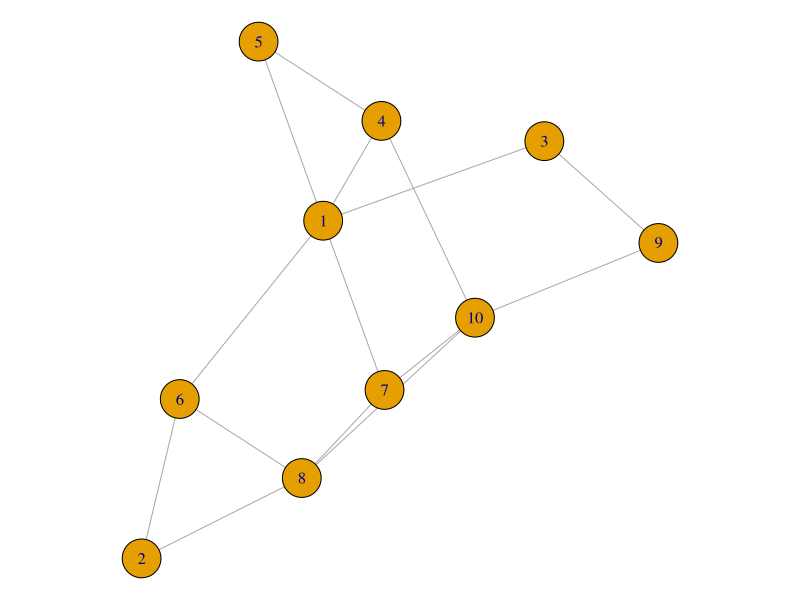
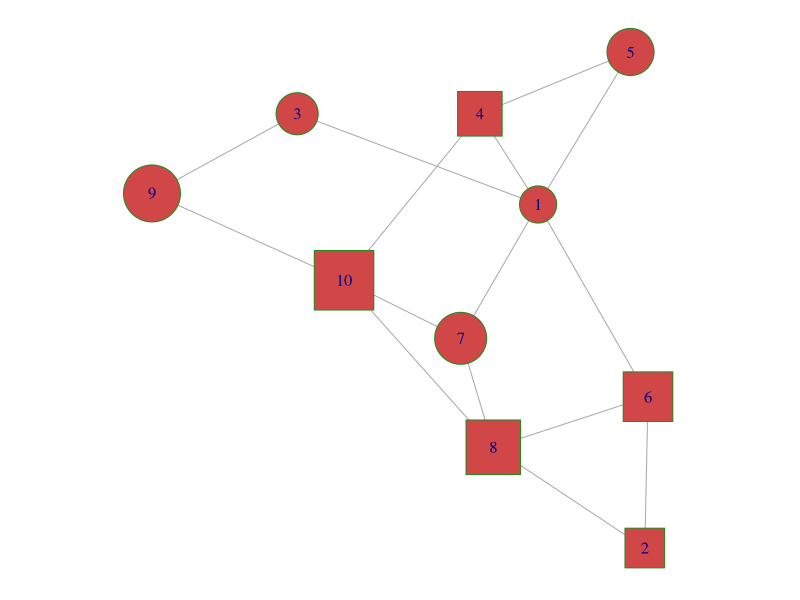
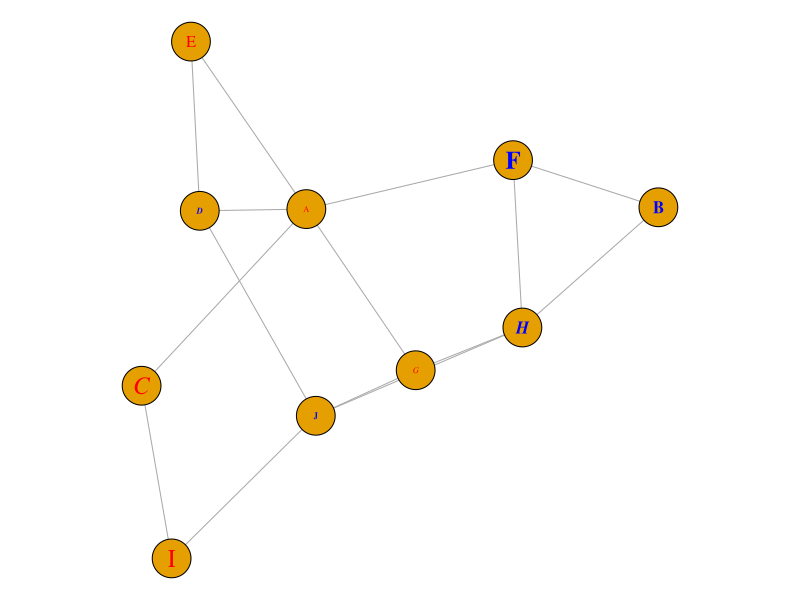
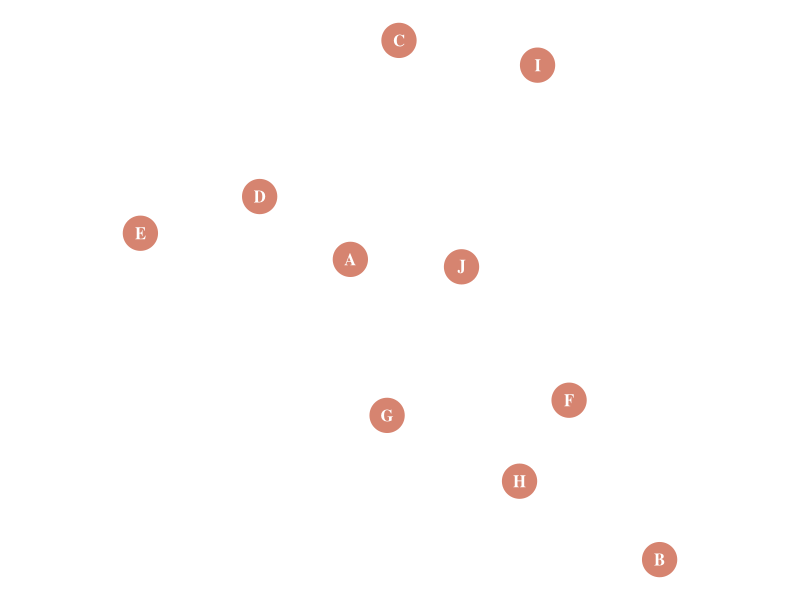

R code for these plots, in order:
# Library
#install.packages('igraph')
library(igraph)

# Create data
set.seed(1)
data = matrix(sample(0:1, 100, replace = TRUE, prob = c(0.8,0.2)), nc = 10)
network = graph_from_adjacency_matrix(data , mode = 'undirected', diag = F )

# Default network
par(mar = c(0,0,0,0))
plot(network)


###################################
##         Modify vertex         ##
###################################

plot(network,
     vertex.color = rgb(0.8, 0.2, 0.2, 0.9),           # Node color
     vertex.frame.color = "Forestgreen",            # Node border color
     vertex.shape = c("circle", "square"),             # One of “none”, “circle”, “square”, “csquare”, “rectangle” “crectangle”, “vrectangle”, “pie”, “raster”, or “sphere”
     vertex.size = c(15:24),                          # Size of the node (default is 15)
     vertex.size2 = NA,                               # The second size of the node (e.g. for a rectangle)
)


###################################
##     Modify Vertex Labels      ##
###################################

plot(network,
     vertex.label = LETTERS[1:10],                    # Character vector used to label the nodes
     vertex.label.color = c("red", "blue"),
     vertex.label.family = "Times",                   # Font family of the label (e.g.“Times”, “Helvetica”)
     vertex.label.font = c(1, 2, 3, 4),                  # Font: 1 plain, 2 bold, 3, italic, 4 bold italic, 5 symbol
     vertex.label.cex = c(0.5, 1, 1.5),                 # Font size (multiplication factor, device-dependent)
     vertex.label.dist = 0,                           # Distance between the label and the vertex
     vertex.label.degree = 0 ,                        # The position of the label in relation to the vertex (use pi)
)


###################################
##            Use all            ##      NO COMPLETE!!
###################################

plot(network, 
     
     # === vertex
     vertex.color = rgb(0.8,0.4,0.3,0.8),          # Node color
     vertex.frame.color = "white",                 # Node border color
     vertex.shape = "circle",                        # One of “none”, “circle”, “square”, “csquare”, “rectangle” “crectangle”, “vrectangle”, “pie”, “raster”, or “sphere”
     vertex.size = 14,                               # Size of the node (default is 15)
     vertex.size2 = NA,                              # The second size of the node (e.g. for a rectangle)
     
     # === vertex label
     vertex.label = LETTERS[1:10],                   # Character vector used to label the nodes
     vertex.label.color = "white",
     vertex.label.family = "Times",                  # Font family of the label (e.g.“Times”, “Helvetica”)
     vertex.label.font = 2,                          # Font: 1 plain, 2 bold, 3, italic, 4 bold italic, 5 symbol
     vertex.label.cex = 1,                           # Font size (multiplication factor, device-dependent)
     vertex.label.dist = 0,                          # Distance between the label and the vertex
     vertex.label.degree =0 ,                       # The position of the label in relation to the vertex (use pi)
     
     # === Edge
     edge.color = "white",                           # Edge color
     edge.width = 4,                                 # Edge width, defaults to 1
     edge.arrow.size = 1,                            # Arrow size, defaults to 1
     edge.arrow.width = 1,                           # Arrow width, defaults to 1
     edge.lty = "solid",                             # Line type, could be 0 or “blank”, 1 or “solid”, 2 or “dashed”, 3 or “dotted”, 4 or “dotdash”, 5 or “longdash”, 6 or “twodash”
     edge.curved = 0.3    ,                          # Edge curvature, range 0-1 (FALSE sets it to 0, TRUE to 0.5)
)


# source : https://www.r-graph-gallery.com/248-igraph-plotting-parameters/


